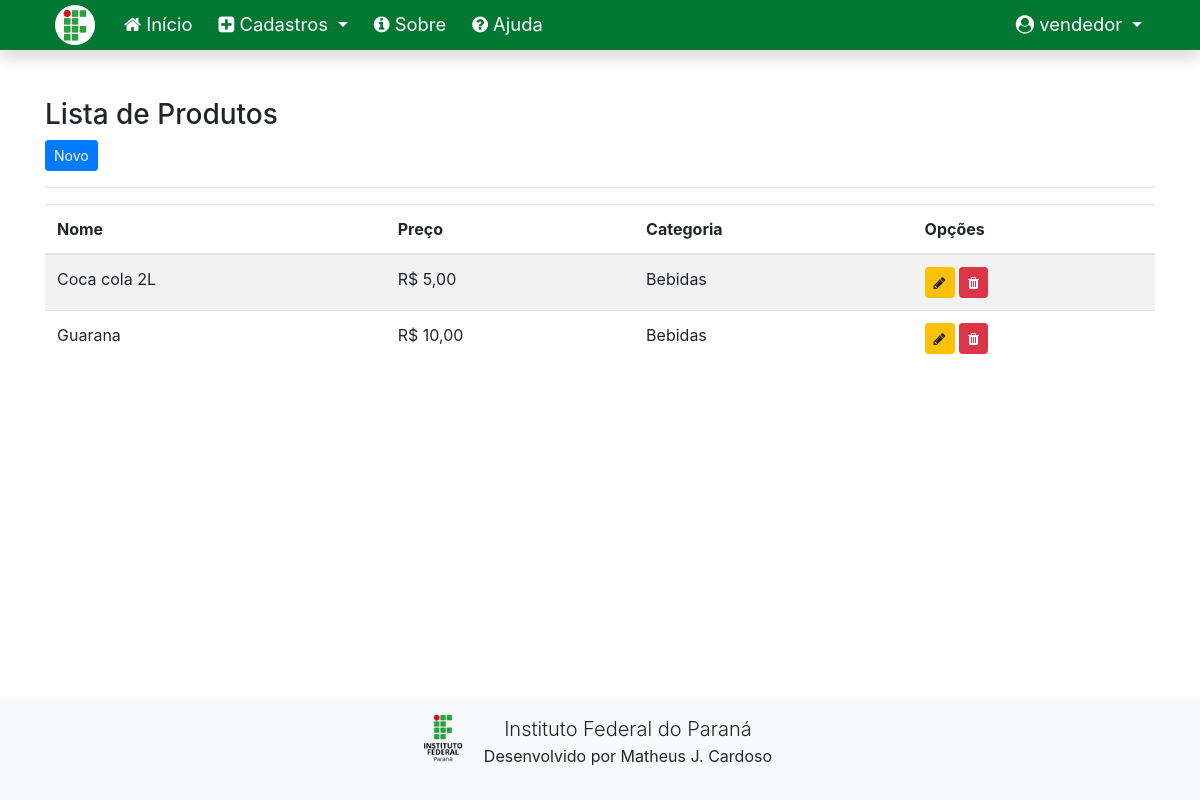
Screenshot of /listar/produto (signed in) with the database file from the repository.
### cadastros/models.py (models this page shows, shortened)
class Produto(models.Model):
    nome = models.CharField(max_length=150)
    preco = models.DecimalField(decimal_places=2, max_digits=5)
    categoria = models.ForeignKey(Categoria, on_delete=models.PROTECT)

class Categoria(models.Model):
    nome = models.CharField(max_length=150)
    def __str__(self):
        return "{}".format(self.nome)

### cadastros/views.py (the view)
# urls.py: path('listar/produto', ProdutoList.as_view(), name='listar-produto'),
class ProdutoList(GroupRequiredMixin, LoginRequiredMixin, ListView):
    login_url = reverse_lazy('login')
    group_required = u"Administrador"
    model = Produto
    template_name = 'cadastros/listas/produto.html'

### cadastros/templates/cadastros/listas/produto.html (shortened to what this page needs)
{% extends 'paginas/modelo.html' %}
{% load static %}
{% block conteudo %}
<h3>Lista de Produtos</h3>
<a href="{% url 'cadastros-produtos' %}" class="btn btn-primary btn-sm">Novo</a>
<hr>
<div class="table-responsive">
    <table class="table table-striped" id="tabela-listar">
        <thead>
            <tr>
                <th>Nome</th>
                <th>Preço</th>
                <th>Categoria</th>
                <th>Opções</th>
            </tr>
        </thead>
        <tbody>
            {% for produto in object_list %}
            <tr>
                <td>{{ produto.nome }}</td>
                <td>R$ {{ produto.preco }}</td>
                <td>{{ produto.categoria }}</td>
                <td>
                    <a href="{% url 'editar-produto' produto.pk %}" class="btn btn-warning btn-sm">
                        <i class="fa fa-pencil" aria-hidden="true"></i>
                    </a>
                    <a href="{% url 'excluir-produto' produto.pk %}" class="btn btn-danger btn-sm">
                        <i class="fa fa-trash" aria-hidden="true"></i>
                    </a>
                </td>
            </tr>
            {% empty %}
            <tr>
                <td colspan="3">Nenhum produto cadastrado.</td>
            </tr>
            {% endfor %}
        </tbody>
    </table>
</div>
{% endblock %}

### paginas/templates/paginas/modelo.html (shortened to what this page needs)
{% load static %}
<!doctype html>
<html lang="pt-br" class="h-100">
<head>
    <link href="{% static 'css/bootstrap.min.css' %}" rel="stylesheet">
    <link href="{% static 'css/font-awesome.min.css' %}" rel="stylesheet">
    <link href="{% static 'css/ifpr.css' %}" rel="stylesheet">
    <link rel="stylesheet" type="text/css" href="https://cdn.datatables.net/v/bs4/dt-1.10.22/datatables.min.css" />
</head>
<body class="d-flex flex-column h-100">
    <main role="main" class="flex-shrink-0">
        {% block menu %}
        <nav class="navbar navbar-expand-lg navbar-dark bg-ifpr font-115 shadow">
            <div class="container">
                <a class="navbar-brand" href="#">
                    <img src="{% static 'img/ifpr-circle.png' %}" height="40" alt="">
                </a>
                <div class="collapse navbar-collapse" id="navbarNavDropdown">
                    <ul class="navbar-nav mr-auto">
                        <li class="nav-item">
                            <a class="nav-link" href="{% url 'index' %}">
                                <i class="fa fa-home" aria-hidden="true"></i>
                                Início
                            </a>
                        </li>
                        {% if request.user.is_authenticated %}
                        <li class="nav-item dropdown">
                            <a class="nav-link dropdown-toggle text-white" href="#" id="navbarDropdownMenuLink"
                                role="button" data-toggle="dropdown" aria-haspopup="true" aria-expanded="false">
                                <i class="fa fa-plus-square" aria-hidden="true"></i>
                                Cadastros
                            </a>
                        </li>
                        {% endif %}
                        <li class="nav-item ">
                            <a class="nav-link" href="{% url 'sobre' %}">
                                <i class="fa fa-info-circle" aria-hidden="true"></i>
                                Sobre
                            </a>
                        </li>
                        <li class="nav-item ">
                            <a class="nav-link" href="#">
                                <i class="fa fa-question-circle" aria-hidden="true"></i>
                                Ajuda
                            </a>
                        </li>
                    </ul>
                    <ul class="navbar-nav">
                        {% if request.user.is_authenticated %}
                        <li class="nav-item dropdown">
                            <a class="nav-link dropdown-toggle text-white" href="#" id="navbarDropdownMenuLink"
                                role="button" data-toggle="dropdown" aria-haspopup="true" aria-expanded="false">
                                <i class="fa fa-user-circle" aria-hidden="true"></i>
                                <span id="username">{{ request.user }}</span>
                            </a>
                        </li>
                        {% endif %}
                    </ul>
                </div>
            </div>
        </nav>
        {% endblock %}
        <div class="container py-5">
            {% block conteudo %}{% endblock %}
        </div>
    </main>
    <footer class="mt-auto">
        {% block rodape %}
        <div class="container-fluid bg-light text-center p-3">
            <div class="row">
                <div class="col-md-4 mx-auto text-center">
                    <img src="{% static 'img/ifpr.png' %}" height="48" class="float-left" alt="">
                    <p>
                        <span class="lead">Instituto Federal do Paraná</span><br>
                        <span>Desenvolvido por Matheus J. Cardoso</span>
                    </p>
                </div>
            </div>
            {% endblock %}
    </footer>
</body>
</html>

### static/css/ifpr.css (style rules this page uses)
.bg-ifpr { background-color: #007834; }
.font-115 { font-size: 115%; }
.navbar { padding: 0 !important; }
.navbar .navbar-brand { padding-left: 10px; }
.navbar a.nav-link { color: white !important; }
.navbar .nav-item { padding: 3px 5px; }
table td { max-width: 500px; }

### rows the page displays
Produto: nome "Coca cola 2L", preco "5,00", categoria "Bebidas"
Produto: nome "Guarana", preco "10,00", categoria "Bebidas"

### other values shown
{{ request.user }} "vendedor"
